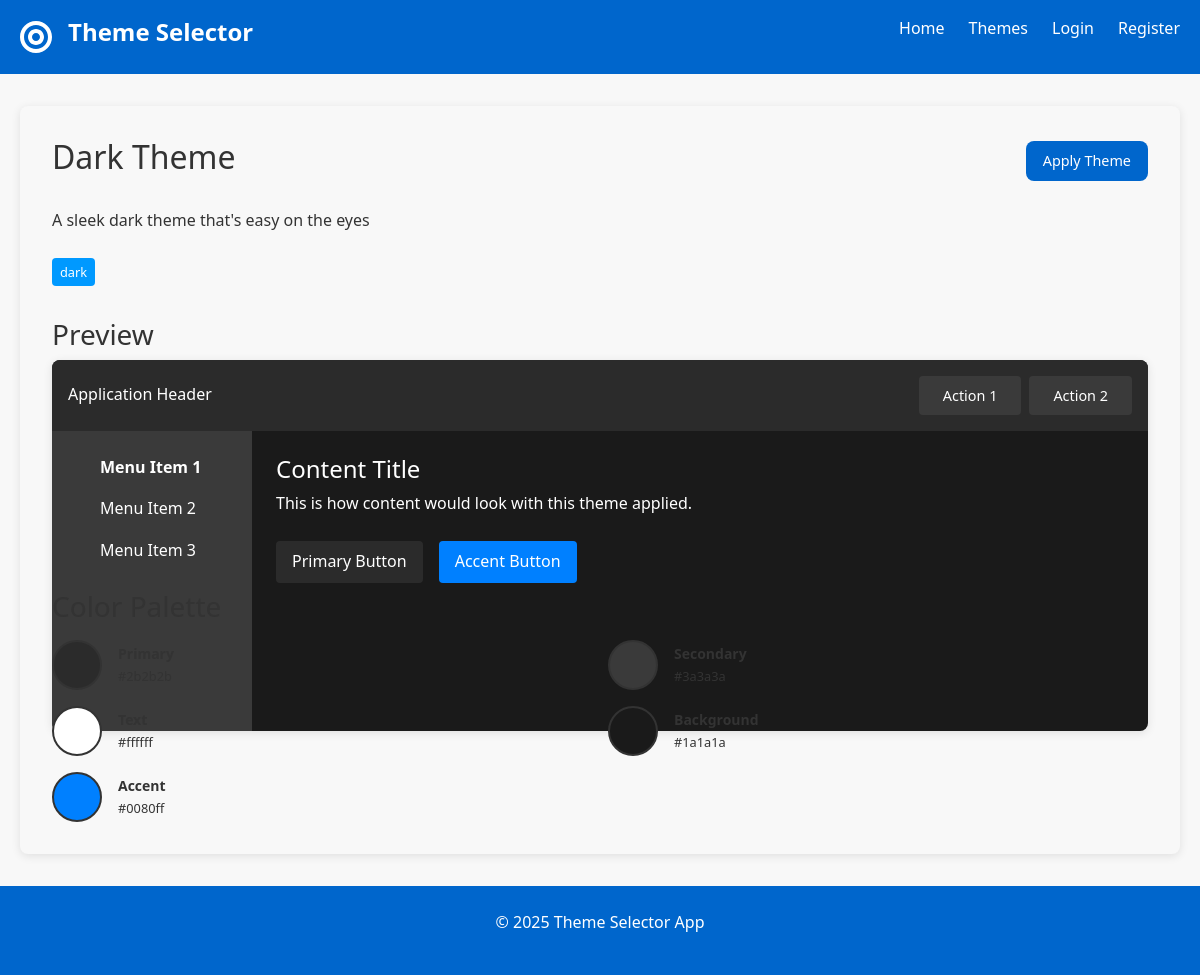
The page /theme/1 on the database its author committed.
### app.py (models this page shows, shortened)
class Theme(db.Model):
    id = db.Column(db.Integer, primary_key=True)
    name = db.Column(db.String(100), nullable=False)
    description = db.Column(db.Text, nullable=True)
    category = db.Column(db.String(50), nullable=False)
    primary_color = db.Column(db.String(20), nullable=False)
    secondary_color = db.Column(db.String(20), nullable=False)
    text_color = db.Column(db.String(20), nullable=False)
    background_color = db.Column(db.String(20), nullable=False)
    accent_color = db.Column(db.String(20), nullable=True)
    preview_image = db.Column(db.String(200), nullable=True)

### app.py (the view)
@app.route('/theme/<int:theme_id>')
def theme_detail(theme_id):
    theme = Theme.query.get_or_404(theme_id)
    return render_template('theme_detail.html', theme=theme)

### app.py (called while the page is built)
@app.context_processor
def inject_active_theme():
    active_theme = None
    active_theme_id = None
    if current_user.is_authenticated:
        active_theme_id = current_user.active_theme_id
        if active_theme_id:
            active_theme = Theme.query.get(active_theme_id)
    elif 'theme_id' in session:
        active_theme_id = session['theme_id']
        active_theme = Theme.query.get(active_theme_id)
    return {'active_theme': active_theme, 'active_theme_id': active_theme_id}

### templates/theme_detail.html (shortened to what this page needs)
{% extends 'base.html' %}
{% block content %}
<section class="theme-detail">
    <div class="theme-header">
        <h2>{{ theme.name }}</h2>
        <div class="theme-actions">
            <form action="{{ url_for('apply_theme', theme_id=theme.id) }}" method="post" class="theme-form" data-theme-id="{{ theme.id }}">
                <button type="submit" class="btn btn-primary">Apply Theme</button>
            </form>
        </div>
    </div>
    <div class="theme-description">
        <p>{{ theme.description }}</p>
        <div class="theme-meta">
            <span class="category-badge">{{ theme.category }}</span>
        </div>
    </div>
    <div class="theme-preview-large">
        <h3>Preview</h3>
        <div class="preview-container" style="background-color: {{ theme.background_color }};">
            <div class="preview-header" style="background-color: {{ theme.primary_color }}; color: {{ theme.text_color }};">
                <div class="header-title">Application Header</div>
                <div class="header-actions">
                    <div class="preview-button" style="background-color: {{ theme.secondary_color }}; color: {{ theme.text_color }};">
                        Action 1
                    </div>
                    <div class="preview-button" style="background-color: {{ theme.secondary_color }}; color: {{ theme.text_color }};">
                        Action 2
                    </div>
                </div>
            </div>
            <div class="preview-body">
                <div class="sidebar" style="background-color: {{ theme.secondary_color }}; color: {{ theme.text_color }};">
                    <ul>
                        <li class="active">Menu Item 1</li>
                        <li>Menu Item 2</li>
                        <li>Menu Item 3</li>
                    </ul>
                </div>
                <div class="content">
                    <h4 style="color: {{ theme.text_color }};">Content Title</h4>
                    <p style="color: {{ theme.text_color }};">This is how content would look with this theme applied.</p>
                    <div class="action-buttons">
                        <button style="background-color: {{ theme.primary_color }}; color: {{ theme.text_color }};">
                            Primary Button
                        </button>
                        <button style="background-color: {{ theme.accent_color }}; color: {{ theme.text_color }};">
                            Accent Button
                        </button>
                    </div>
                </div>
            </div>
        </div>
    </div>
    <div class="theme-colors">
        <h3>Color Palette</h3>
        <div class="color-grid">
            <div class="color-item">
                <div class="color-swatch" style="background-color: {{ theme.primary_color }};"></div>
                <div class="color-info">
                    <span class="color-name">Primary</span>
                    <span class="color-value">{{ theme.primary_color }}</span>
                </div>
            </div>
            <div class="color-item">
                <div class="color-swatch" style="background-color: {{ theme.secondary_color }};"></div>
                <div class="color-info">
                    <span class="color-name">Secondary</span>
                    <span class="color-value">{{ theme.secondary_color }}</span>
                </div>
            </div>
            <div class="color-item">
                <div class="color-swatch" style="background-color: {{ theme.text_color }};"></div>
                <div class="color-info">
                    <span class="color-name">Text</span>
                    <span class="color-value">{{ theme.text_color }}</span>
                </div>
            </div>
            <div class="color-item">
                <div class="color-swatch" style="background-color: {{ theme.background_color }};"></div>
                <div class="color-info">
                    <span class="color-name">Background</span>
                    <span class="color-value">{{ theme.background_color }}</span>
                </div>
            </div>
            <div class="color-item">
                <div class="color-swatch" style="background-color: {{ theme.accent_color }};"></div>
                <div class="color-info">
                    <span class="color-name">Accent</span>
                    <span class="color-value">{{ theme.accent_color }}</span>
                </div>
            </div>
        </div>
    </div>
</section>
{% endblock %}

### static/css/style.css (style rules this page uses)
:root { --primary-color: #0066cc; --secondary-color: #0099ff; --text-color: #333333; --background-color: #f8f8f8; --accent-color: #00ccff; --container-width: 1200px; --border-radius: 8px; --box-shadow: 0 2px 10px rgba(0, 0, 0, 0.1); --transition: all 0.3s ease; --header-text: #ffffff; --nav-text: #ffffff; --button-text: #ffffff; }
* { margin: 0; padding: 0; box-sizing: border-box; }
body { font-family: 'Segoe UI', Tahoma, Geneva, Verdana, sans-serif; line-height: 1.6; color: var(--text-color); background-color: var(--background-color); }
.preview-button { padding: 0.5rem 1.5rem; border-radius: 4px; font-size: 0.9rem; transition: transform 0.2s ease; }
.theme-preview-large { height: 240px; border-radius: 8px; margin-bottom: 2rem; }
.color-grid { display: grid; grid-template-columns: repeat(2, 1fr); gap: 1rem; margin-top: 1rem; }
.color-swatch { display: flex; flex-direction: column; align-items: center; gap: 0.5rem; }
.color-name { font-size: 0.875rem; color: #6c757d; }
.theme-actions { display: flex; gap: 1rem; }
.btn { display: inline-block; padding: 0.5rem 1rem; border-radius: var(--border-radius); text-decoration: none; font-weight: 500; cursor: pointer; transition: var(--transition); border: none; font-size: 0.9rem; }
.btn-primary { background-color: var(--primary-color); color: var(--button-text) !important; border: 1px solid transparent; }
.theme-detail { background-color: var(--background-color); color: var(--text-color); border-radius: var(--border-radius); padding: 2rem; box-shadow: var(--box-shadow); }
.theme-header { display: flex; justify-content: space-between; align-items: center; margin-bottom: 1.5rem; }
.theme-header h2 { color: var(--text-color); }
.theme-description { margin-bottom: 2rem; color: var(--text-color); }
.category-badge { display: inline-block; padding: 0.25rem 0.5rem; background-color: var(--secondary-color); color: var(--button-text) !important; border-radius: 4px; font-size: 0.8rem; margin-top: 0.5rem; }
.preview-container { border-radius: var(--border-radius); overflow: hidden; box-shadow: var(--box-shadow); }
.preview-header { padding: 1rem; display: flex; justify-content: space-between; align-items: center; }
.header-actions { display: flex; gap: 0.5rem; }
.preview-body { display: flex; min-height: 300px; }
.sidebar { width: 200px; padding: 1rem; }
.sidebar ul { list-style: none; }
.sidebar ul li { padding: 0.5rem 0; cursor: pointer; transition: var(--transition); }
.sidebar ul li.active { font-weight: bold; }
.content { flex: 1; padding: 1.5rem; }
.action-buttons { display: flex; gap: 1rem; margin-top: 1.5rem; }
.action-buttons button { padding: 0.5rem 1rem; border: none; border-radius: 4px; cursor: pointer; }
.theme-colors h3 { margin-bottom: 1rem; }
.color-item { display: flex; align-items: center; gap: 1rem; }
.color-swatch { width: 50px; height: 50px; border-radius: 50%; border: 2px solid var(--text-color); }
.color-info { display: flex; flex-direction: column; }
.color-name { font-weight: bold; color: var(--text-color); }
.color-value { font-size: 0.8rem; color: var(--text-color); }

### rows shown on the page
Theme: name "Dark Theme", description "A sleek dark theme that's easy on the eyes", category "dark", secondary_color "#3a3a3a", text_color "#ffffff", background_color "#1a1a1a", accent_color "#0080ff"
